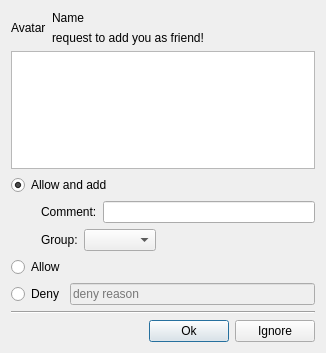
<?xml version="1.0" encoding="UTF-8"?>
<ui version="4.0">
 <class>FriendRequestDlg</class>
 <widget class="QDialog" name="FriendRequestDlg">
  <property name="geometry">
   <rect>
    <x>0</x>
    <y>0</y>
    <width>326</width>
    <height>353</height>
   </rect>
  </property>
  <property name="windowTitle">
   <string>FriendRequestDlg</string>
  </property>
  <layout class="QVBoxLayout" name="verticalLayout_2">
   <item>
    <layout class="QHBoxLayout" name="horizontalLayout">
     <item>
      <widget class="QLabel" name="lbl_avatar_">
       <property name="text">
        <string>Avatar</string>
       </property>
      </widget>
     </item>
     <item>
      <layout class="QVBoxLayout" name="verticalLayout">
       <item>
        <widget class="QLabel" name="lbl_account_">
         <property name="text">
          <string>Name</string>
         </property>
        </widget>
       </item>
       <item>
        <widget class="QLabel" name="label_2">
         <property name="text">
          <string>request to add you as friend!</string>
         </property>
        </widget>
       </item>
      </layout>
     </item>
     <item>
      <spacer name="horizontalSpacer_2">
       <property name="orientation">
        <enum>Qt::Horizontal</enum>
       </property>
       <property name="sizeHint" stdset="0">
        <size>
         <width>40</width>
         <height>20</height>
        </size>
       </property>
      </spacer>
     </item>
    </layout>
   </item>
   <item>
    <widget class="QPlainTextEdit" name="pte_msg_">
     <property name="sizePolicy">
      <sizepolicy hsizetype="Expanding" vsizetype="Fixed">
       <horstretch>0</horstretch>
       <verstretch>0</verstretch>
      </sizepolicy>
     </property>
     <property name="minimumSize">
      <size>
       <width>0</width>
       <height>80</height>
      </size>
     </property>
     <property name="readOnly">
      <bool>true</bool>
     </property>
    </widget>
   </item>
   <item>
    <widget class="QRadioButton" name="rb_allow_and_add_">
     <property name="text">
      <string>Allow and add</string>
     </property>
     <property name="checked">
      <bool>true</bool>
     </property>
    </widget>
   </item>
   <item>
    <layout class="QHBoxLayout" name="horizontalLayout_2">
     <property name="leftMargin">
      <number>30</number>
     </property>
     <item>
      <widget class="QLabel" name="label_4">
       <property name="text">
        <string>Comment:</string>
       </property>
       <property name="buddy">
        <cstring>le_comment_</cstring>
       </property>
      </widget>
     </item>
     <item>
      <widget class="QLineEdit" name="le_comment_"/>
     </item>
    </layout>
   </item>
   <item>
    <layout class="QHBoxLayout" name="horizontalLayout_3">
     <property name="leftMargin">
      <number>30</number>
     </property>
     <item>
      <widget class="QLabel" name="label_3">
       <property name="text">
        <string>Group:</string>
       </property>
       <property name="buddy">
        <cstring>cb_group_</cstring>
       </property>
      </widget>
     </item>
     <item>
      <widget class="QComboBox" name="cb_group_"/>
     </item>
     <item>
      <spacer name="horizontalSpacer">
       <property name="orientation">
        <enum>Qt::Horizontal</enum>
       </property>
       <property name="sizeHint" stdset="0">
        <size>
         <width>40</width>
         <height>20</height>
        </size>
       </property>
      </spacer>
     </item>
    </layout>
   </item>
   <item>
    <widget class="QRadioButton" name="rb_allow_">
     <property name="text">
      <string>Allow</string>
     </property>
    </widget>
   </item>
   <item>
    <layout class="QHBoxLayout" name="horizontalLayout_4">
     <item>
      <widget class="QRadioButton" name="rb_deny_">
       <property name="text">
        <string>Deny</string>
       </property>
      </widget>
     </item>
     <item>
      <widget class="QLineEdit" name="le_deny_reason_">
       <property name="enabled">
        <bool>false</bool>
       </property>
       <property name="statusTip">
        <string/>
       </property>
       <property name="whatsThis">
        <string/>
       </property>
       <property name="accessibleName">
        <string/>
       </property>
       <property name="accessibleDescription">
        <string/>
       </property>
       <property name="inputMask">
        <string/>
       </property>
       <property name="placeholderText">
        <string>deny reason</string>
       </property>
      </widget>
     </item>
    </layout>
   </item>
   <item>
    <widget class="Line" name="line">
     <property name="orientation">
      <enum>Qt::Horizontal</enum>
     </property>
    </widget>
   </item>
   <item>
    <layout class="QHBoxLayout" name="horizontalLayout_5">
     <item>
      <spacer name="horizontalSpacer_3">
       <property name="orientation">
        <enum>Qt::Horizontal</enum>
       </property>
       <property name="sizeHint" stdset="0">
        <size>
         <width>40</width>
         <height>20</height>
        </size>
       </property>
      </spacer>
     </item>
     <item>
      <widget class="QPushButton" name="pb_ok_">
       <property name="text">
        <string>Ok</string>
       </property>
       <property name="default">
        <bool>true</bool>
       </property>
      </widget>
     </item>
     <item>
      <widget class="QPushButton" name="pb_ignore_">
       <property name="text">
        <string>Ignore</string>
       </property>
      </widget>
     </item>
    </layout>
   </item>
  </layout>
 </widget>
 <resources/>
 <connections/>
</ui>
